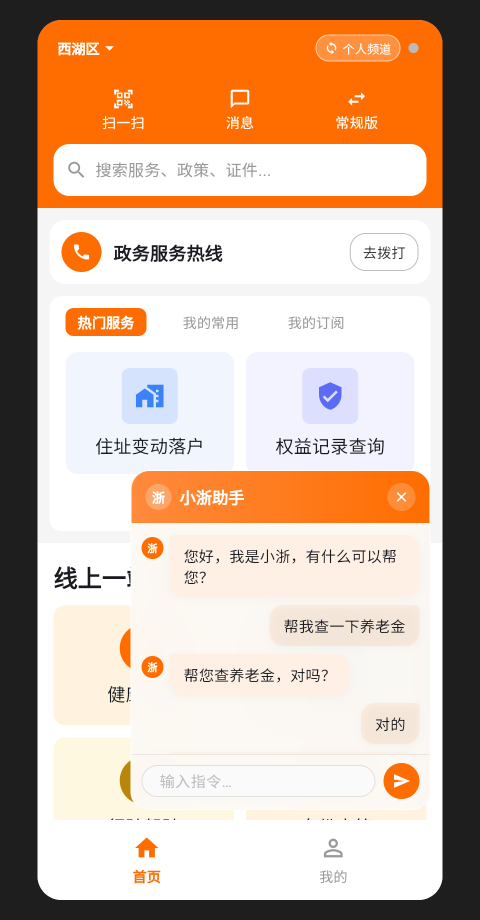
#> input picture docs/diagrams/screenshots/01_elder_home_agent.png, 960 x 1840 px, found by its file name (shown at 1/2 size)
$ python combine_screenshots.py
#> lines starting #> are read from the running program, lines starting #| are printed output that depends on the picture; after the words box and inside, x2 and y2 are one past the last pixel; in counts of white or black regions, pixels touching at a corner belong together
from PIL import Image
import numpy as np

files = [
    r'D:/Code/bs/docs/diagrams/screenshots/01_elder_home_agent.png',
    r'D:/Code/bs/docs/diagrams/screenshots/02_face_auth.png',
    r'D:/Code/bs/docs/diagrams/screenshots/03_pension_query.png',
    r'D:/Code/bs/docs/diagrams/screenshots/04_drafts.png',
]

def crop_black_frame(img):
    arr = np.array(img)
    mask = np.any(arr > 30, axis=2)
    rows = np.where(mask.any(axis=1))[0]
    cols = np.where(mask.any(axis=0))[0]
    return img.crop((cols[0], rows[0], cols[-1] + 1, rows[-1] + 1))

imgs = [crop_black_frame(Image.open(f)) for f in files]
#> in crop_black_frame, arr is the input picture: shape (1840, 960, 3); mean R, G, B 205.6, 180.1, 161.4
#> in crop_black_frame, `mask = np.any(arr > 30, axis=2)`:
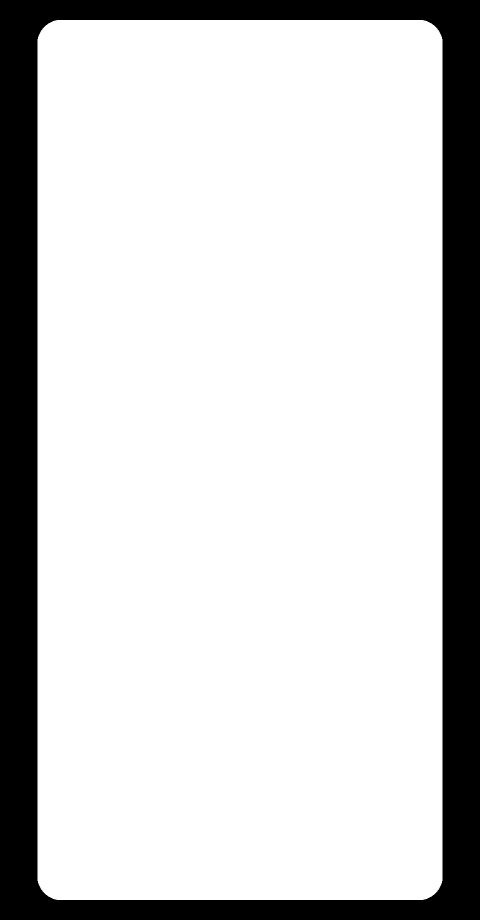
#> mask: shape (1840, 960) bool (shown at 1/2 size); 80.6% white; 1 black region, box (x1, y1, x2, y2) and area: (0, 0, 960, 1840) 342648
#> in crop_black_frame, `rows = np.where(mask.any(axis=1))[0]`: rows = 1760 values from 40 to 1799
#> in crop_black_frame, `cols = np.where(mask.any(axis=0))[0]`: cols = 810 values from 75 to 884
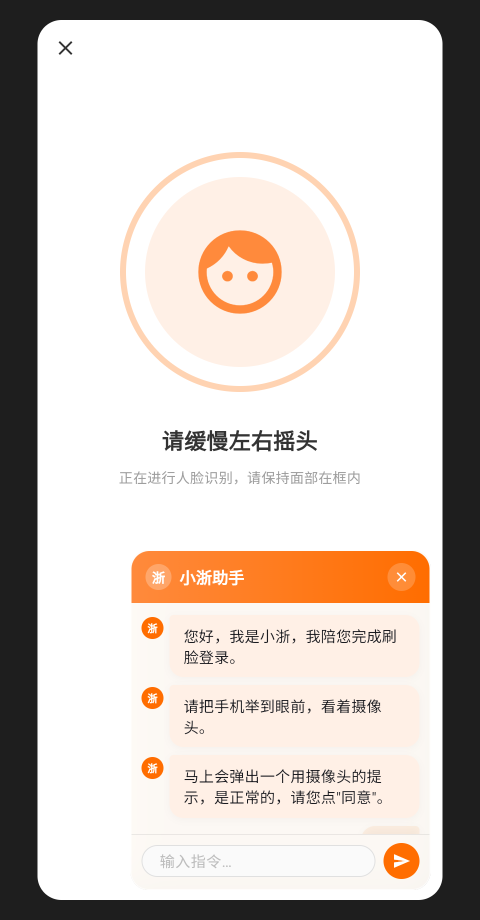
#> input picture docs/diagrams/screenshots/02_face_auth.png, 960 x 1840 px, found by its file name (shown at 1/2 size)
#> in crop_black_frame, arr is the input picture: shape (1840, 960, 3); mean R, G, B 208.4, 199.6, 193.3
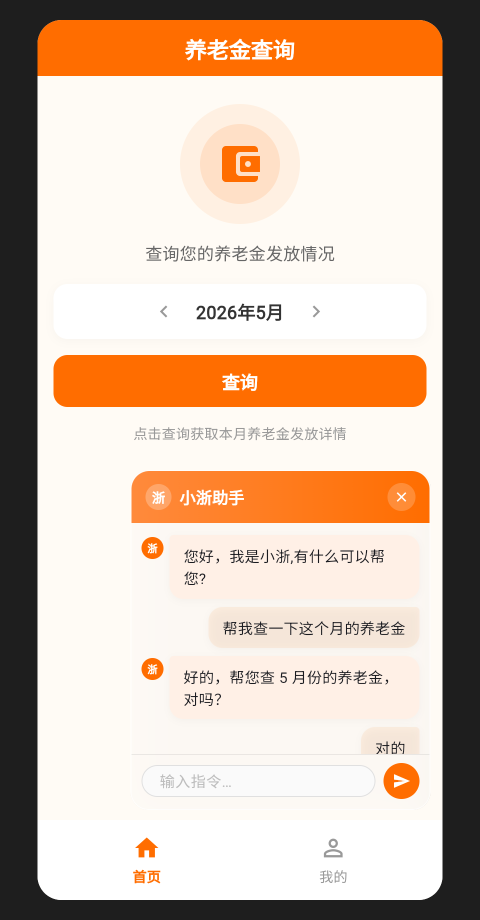
#> input picture docs/diagrams/screenshots/03_pension_query.png, 960 x 1840 px, found by its file name (shown at 1/2 size)
#> in crop_black_frame, arr is the input picture: shape (1840, 960, 3); mean R, G, B 208.7, 186.6, 169.1
#> in crop_black_frame (call 3), `return img.crop((cols[0], rows[0], cols[-1] + 1, rows[-1] + 1))`:
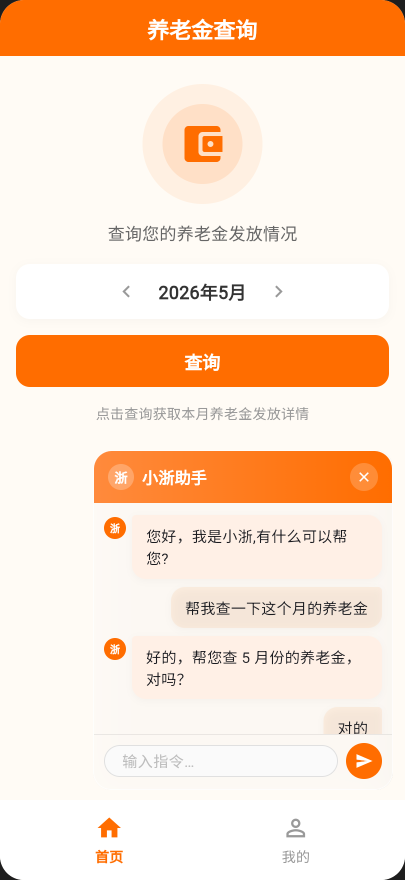
#> returned value: PIL image 810x1760 RGB (shown at 1/2 size); mean R, G, B 251.4, 224, 202.3
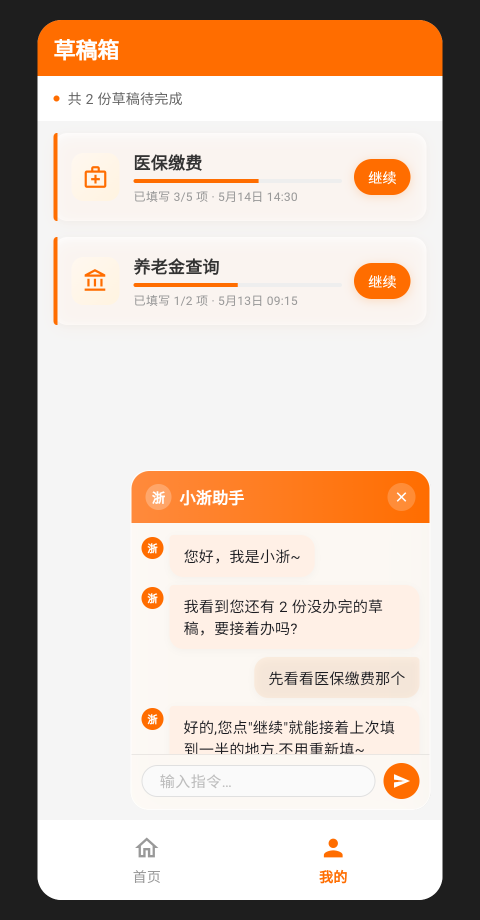
#> input picture docs/diagrams/screenshots/04_drafts.png, 960 x 1840 px, found by its file name (shown at 1/2 size)
#> in crop_black_frame, arr is the input picture: shape (1840, 960, 3); mean R, G, B 204.8, 188.4, 176.3
#> in crop_black_frame (call 4), `return img.crop((cols[0], rows[0], cols[-1] + 1, rows[-1] + 1))`:
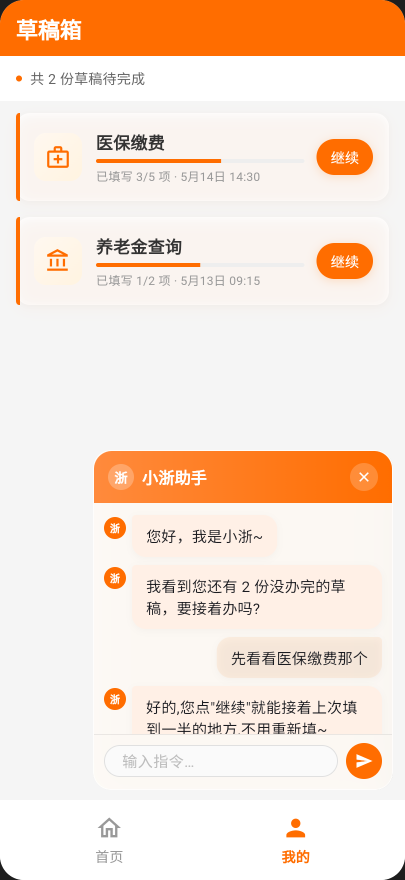
#> returned value: PIL image 810x1760 RGB (shown at 1/2 size); mean R, G, B 246.6, 226.3, 211.3
#> imgs = 4 items
print('cropped sizes:', [i.size for i in imgs])
#| cropped sizes: [(810, 1760), (810, 1760), (810, 1760), (810, 1760)]

target_h = 900
scaled = []
for img in imgs:
    w, h = img.size
    new_w = int(w * target_h / h)
    scaled.append(img.resize((new_w, target_h), Image.LANCZOS))
#> this loop made 4 passes
#> after the loop, scaled = 4 items

gap = 24
bg_color = (245, 245, 245)
total_w = sum(i.width for i in scaled) + gap * (len(scaled) + 1)
#> total_w = 1776
total_h = target_h + gap * 2

canvas = Image.new('RGB', (total_w, total_h), bg_color)
#> canvas: PIL image 1776x948 RGB; every value is 245
x = gap
for img in scaled:
    canvas.paste(img, (x, gap))
    x += img.width + gap
#> this loop made 4 passes
#> x on passes 1 to 4: 462, 900, 1338, 1776
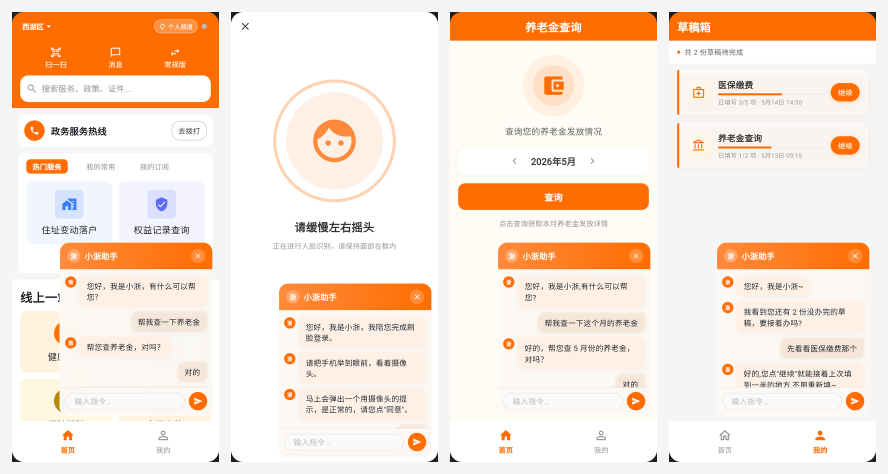
#> canvas: PIL image 1776x948 RGB (shown at 1/2 size); mean R, G, B 248.5, 228.6, 213.7
#> after the loop, x = 1776

out = r'D:/Code/bs/docs/diagrams/screenshots_combined.png'
canvas.save(out, dpi=(150, 150))
print(f'saved: {out}  size: {canvas.size}')
#| saved: D:/Code/bs/docs/diagrams/screenshots_combined.png  size: (1776, 948)
